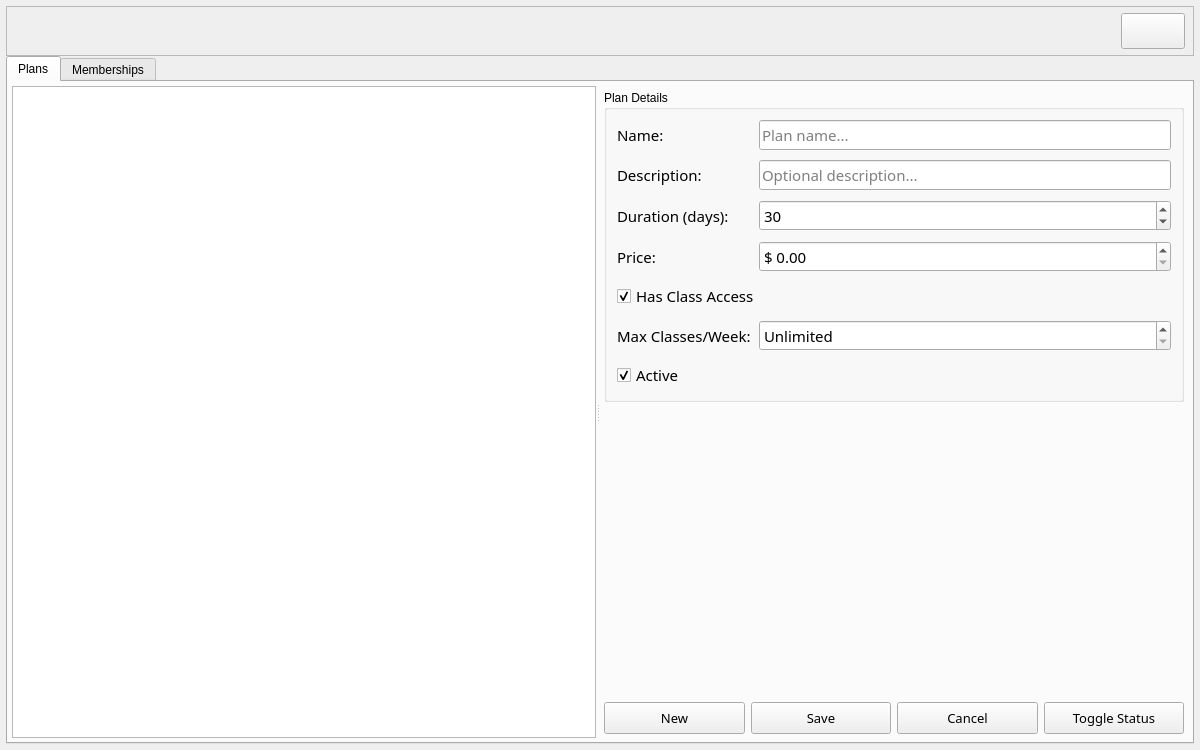
<?xml version="1.0" encoding="UTF-8"?>
<ui version="4.0">
 <class>Form</class>
 <widget class="QWidget" name="Form">
  <property name="geometry">
   <rect>
    <x>0</x>
    <y>0</y>
    <width>1200</width>
    <height>750</height>
   </rect>
  </property>
  <property name="windowTitle">
   <string>Memberships</string>
  </property>
  <layout class="QVBoxLayout" name="verticalLayout_main">
   <property name="spacing">
    <number>0</number>
   </property>
   <property name="leftMargin">
    <number>6</number>
   </property>
   <property name="topMargin">
    <number>6</number>
   </property>
   <property name="rightMargin">
    <number>6</number>
   </property>
   <property name="bottomMargin">
    <number>6</number>
   </property>

   <!-- ================================================================ -->
   <!-- TOP BAR: user info + close button                                -->
   <!-- ================================================================ -->
   <item>
    <widget class="QFrame" name="bar_information">
     <property name="sizePolicy">
      <sizepolicy hsizetype="Preferred" vsizetype="Fixed">
       <horstretch>0</horstretch>
       <verstretch>0</verstretch>
      </sizepolicy>
     </property>
     <property name="minimumSize">
      <size>
       <width>0</width>
       <height>50</height>
      </size>
     </property>
     <property name="maximumSize">
      <size>
       <width>16777215</width>
       <height>50</height>
      </size>
     </property>
     <property name="frameShape">
      <enum>QFrame::StyledPanel</enum>
     </property>
     <property name="frameShadow">
      <enum>QFrame::Raised</enum>
     </property>
     <layout class="QHBoxLayout" name="horizontalLayout_bar">
      <property name="leftMargin">
       <number>8</number>
      </property>
      <property name="topMargin">
       <number>4</number>
      </property>
      <property name="rightMargin">
       <number>8</number>
      </property>
      <property name="bottomMargin">
       <number>4</number>
      </property>
      <item>
       <widget class="QLabel" name="label_user_name">
        <property name="font">
         <font>
          <family>Century Gothic</family>
          <pointsize>12</pointsize>
         </font>
        </property>
        <property name="text">
         <string/>
        </property>
        <property name="alignment">
         <set>Qt::AlignLeading|Qt::AlignLeft|Qt::AlignVCenter</set>
        </property>
       </widget>
      </item>
      <item>
       <widget class="QLabel" name="label_user_role">
        <property name="font">
         <font>
          <family>Century Gothic</family>
          <pointsize>12</pointsize>
         </font>
        </property>
        <property name="text">
         <string/>
        </property>
       </widget>
      </item>
      <item>
       <spacer name="horizontalSpacer_bar">
        <property name="orientation">
         <enum>Qt::Horizontal</enum>
        </property>
        <property name="sizeType">
         <enum>QSizePolicy::Expanding</enum>
        </property>
        <property name="sizeHint" stdset="0">
         <size>
          <width>40</width>
          <height>20</height>
         </size>
        </property>
       </spacer>
      </item>
      <item>
       <widget class="QPushButton" name="btn_close">
        <property name="minimumSize">
         <size>
          <width>64</width>
          <height>36</height>
         </size>
        </property>
        <property name="maximumSize">
         <size>
          <width>64</width>
          <height>36</height>
         </size>
        </property>
        <property name="text">
         <string/>
        </property>
       </widget>
      </item>
     </layout>
    </widget>
   </item>

   <!-- ================================================================ -->
   <!-- MAIN CONTENT: TAB WIDGET                                         -->
   <!-- ================================================================ -->
   <item>
    <widget class="QTabWidget" name="tab_widget">
     <property name="currentIndex">
      <number>0</number>
     </property>

     <!-- ============================================================== -->
     <!-- TAB 1 — PLANS                                                  -->
     <!-- ============================================================== -->
     <widget class="QWidget" name="tab_plans">
      <attribute name="title">
       <string>Plans</string>
      </attribute>
      <layout class="QVBoxLayout" name="verticalLayout_plans_tab">
       <property name="spacing">
        <number>4</number>
       </property>
       <property name="leftMargin">
        <number>4</number>
       </property>
       <property name="topMargin">
        <number>4</number>
       </property>
       <property name="rightMargin">
        <number>4</number>
       </property>
       <property name="bottomMargin">
        <number>4</number>
       </property>
       <item>
        <widget class="QSplitter" name="splitter_plans">
         <property name="orientation">
          <enum>Qt::Horizontal</enum>
         </property>
         <property name="childrenCollapsible">
          <bool>false</bool>
         </property>

         <!-- Left: plans table -->
         <widget class="QTableWidget" name="plans_table">
          <property name="sizePolicy">
           <sizepolicy hsizetype="Expanding" vsizetype="Expanding">
            <horstretch>3</horstretch>
            <verstretch>0</verstretch>
           </sizepolicy>
          </property>
         </widget>

         <!-- Right: plan detail form -->
         <widget class="QWidget" name="widget_plan_form">
          <property name="sizePolicy">
           <sizepolicy hsizetype="Preferred" vsizetype="Preferred">
            <horstretch>2</horstretch>
            <verstretch>0</verstretch>
           </sizepolicy>
          </property>
          <property name="minimumSize">
           <size>
            <width>300</width>
            <height>0</height>
           </size>
          </property>
          <layout class="QVBoxLayout" name="verticalLayout_plan_form">
           <property name="leftMargin">
            <number>4</number>
           </property>
           <property name="topMargin">
            <number>4</number>
           </property>
           <property name="rightMargin">
            <number>4</number>
           </property>
           <property name="bottomMargin">
            <number>4</number>
           </property>

           <!-- Form fields -->
           <item>
            <widget class="QGroupBox" name="groupBox_plan_details">
             <property name="title">
              <string>Plan Details</string>
             </property>
             <layout class="QFormLayout" name="formLayout_plan">
              <property name="leftMargin">
               <number>10</number>
              </property>
              <property name="topMargin">
               <number>10</number>
              </property>
              <property name="rightMargin">
               <number>10</number>
              </property>
              <property name="bottomMargin">
               <number>10</number>
              </property>
              <property name="horizontalSpacing">
               <number>8</number>
              </property>
              <property name="verticalSpacing">
               <number>10</number>
              </property>

              <!-- Name -->
              <item row="0" column="0">
               <widget class="QLabel" name="label_plan_name">
                <property name="font">
                 <font>
                  <family>Century Gothic</family>
                  <pointsize>11</pointsize>
                 </font>
                </property>
                <property name="text">
                 <string>Name:</string>
                </property>
               </widget>
              </item>
              <item row="0" column="1">
               <widget class="QLineEdit" name="input_plan_name">
                <property name="font">
                 <font>
                  <family>Century Gothic</family>
                  <pointsize>11</pointsize>
                 </font>
                </property>
                <property name="placeholderText">
                 <string>Plan name...</string>
                </property>
               </widget>
              </item>

              <!-- Description -->
              <item row="1" column="0">
               <widget class="QLabel" name="label_description">
                <property name="font">
                 <font>
                  <family>Century Gothic</family>
                  <pointsize>11</pointsize>
                 </font>
                </property>
                <property name="text">
                 <string>Description:</string>
                </property>
               </widget>
              </item>
              <item row="1" column="1">
               <widget class="QLineEdit" name="input_description">
                <property name="font">
                 <font>
                  <family>Century Gothic</family>
                  <pointsize>11</pointsize>
                 </font>
                </property>
                <property name="placeholderText">
                 <string>Optional description...</string>
                </property>
               </widget>
              </item>

              <!-- Duration -->
              <item row="2" column="0">
               <widget class="QLabel" name="label_duration">
                <property name="font">
                 <font>
                  <family>Century Gothic</family>
                  <pointsize>11</pointsize>
                 </font>
                </property>
                <property name="text">
                 <string>Duration (days):</string>
                </property>
               </widget>
              </item>
              <item row="2" column="1">
               <widget class="QSpinBox" name="spin_duration_days">
                <property name="font">
                 <font>
                  <family>Century Gothic</family>
                  <pointsize>11</pointsize>
                 </font>
                </property>
                <property name="minimum">
                 <number>1</number>
                </property>
                <property name="maximum">
                 <number>3650</number>
                </property>
                <property name="value">
                 <number>30</number>
                </property>
               </widget>
              </item>

              <!-- Price -->
              <item row="3" column="0">
               <widget class="QLabel" name="label_price">
                <property name="font">
                 <font>
                  <family>Century Gothic</family>
                  <pointsize>11</pointsize>
                 </font>
                </property>
                <property name="text">
                 <string>Price:</string>
                </property>
               </widget>
              </item>
              <item row="3" column="1">
               <widget class="QDoubleSpinBox" name="spin_price">
                <property name="font">
                 <font>
                  <family>Century Gothic</family>
                  <pointsize>11</pointsize>
                 </font>
                </property>
                <property name="prefix">
                 <string>$ </string>
                </property>
                <property name="maximum">
                 <double>99999.99</double>
                </property>
                <property name="singleStep">
                 <double>10.00</double>
                </property>
               </widget>
              </item>

              <!-- Has Class Access -->
              <item row="4" column="0" colspan="2">
               <widget class="QCheckBox" name="check_has_class_access">
                <property name="font">
                 <font>
                  <family>Century Gothic</family>
                  <pointsize>11</pointsize>
                 </font>
                </property>
                <property name="text">
                 <string>Has Class Access</string>
                </property>
                <property name="checked">
                 <bool>true</bool>
                </property>
               </widget>
              </item>

              <!-- Max Classes/Week -->
              <item row="5" column="0">
               <widget class="QLabel" name="label_max_classes">
                <property name="font">
                 <font>
                  <family>Century Gothic</family>
                  <pointsize>11</pointsize>
                 </font>
                </property>
                <property name="text">
                 <string>Max Classes/Week:</string>
                </property>
               </widget>
              </item>
              <item row="5" column="1">
               <widget class="QSpinBox" name="spin_max_classes">
                <property name="font">
                 <font>
                  <family>Century Gothic</family>
                  <pointsize>11</pointsize>
                 </font>
                </property>
                <property name="specialValueText">
                 <string>Unlimited</string>
                </property>
                <property name="minimum">
                 <number>0</number>
                </property>
                <property name="maximum">
                 <number>99</number>
                </property>
               </widget>
              </item>

              <!-- Active -->
              <item row="6" column="0" colspan="2">
               <widget class="QCheckBox" name="check_is_active">
                <property name="font">
                 <font>
                  <family>Century Gothic</family>
                  <pointsize>11</pointsize>
                 </font>
                </property>
                <property name="text">
                 <string>Active</string>
                </property>
                <property name="checked">
                 <bool>true</bool>
                </property>
               </widget>
              </item>

             </layout>
            </widget>
           </item>

           <!-- Vertical spacer -->
           <item>
            <spacer name="verticalSpacer_plan_form">
             <property name="orientation">
              <enum>Qt::Vertical</enum>
             </property>
             <property name="sizeHint" stdset="0">
              <size>
               <width>20</width>
               <height>40</height>
              </size>
             </property>
            </spacer>
           </item>

           <!-- Plan action buttons -->
           <item>
            <layout class="QHBoxLayout" name="horizontalLayout_plan_btns">
             <property name="spacing">
              <number>6</number>
             </property>
             <item>
              <widget class="QPushButton" name="btn_new_plan">
               <property name="minimumSize">
                <size>
                 <width>80</width>
                 <height>32</height>
                </size>
               </property>
               <property name="font">
                <font>
                 <family>Century Gothic</family>
                 <pointsize>10</pointsize>
                </font>
               </property>
               <property name="text">
                <string>New</string>
               </property>
              </widget>
             </item>
             <item>
              <widget class="QPushButton" name="btn_save_plan">
               <property name="minimumSize">
                <size>
                 <width>80</width>
                 <height>32</height>
                </size>
               </property>
               <property name="font">
                <font>
                 <family>Century Gothic</family>
                 <pointsize>10</pointsize>
                </font>
               </property>
               <property name="text">
                <string>Save</string>
               </property>
              </widget>
             </item>
             <item>
              <widget class="QPushButton" name="btn_cancel_plan">
               <property name="minimumSize">
                <size>
                 <width>80</width>
                 <height>32</height>
                </size>
               </property>
               <property name="font">
                <font>
                 <family>Century Gothic</family>
                 <pointsize>10</pointsize>
                </font>
               </property>
               <property name="text">
                <string>Cancel</string>
               </property>
              </widget>
             </item>
             <item>
              <widget class="QPushButton" name="btn_toggle_status">
               <property name="minimumSize">
                <size>
                 <width>120</width>
                 <height>32</height>
                </size>
               </property>
               <property name="font">
                <font>
                 <family>Century Gothic</family>
                 <pointsize>10</pointsize>
                </font>
               </property>
               <property name="text">
                <string>Toggle Status</string>
               </property>
              </widget>
             </item>
            </layout>
           </item>

          </layout>
         </widget>
        </widget>
       </item>
      </layout>
     </widget>

     <!-- ============================================================== -->
     <!-- TAB 2 — MEMBERSHIPS                                            -->
     <!-- ============================================================== -->
     <widget class="QWidget" name="tab_memberships">
      <attribute name="title">
       <string>Memberships</string>
      </attribute>
      <layout class="QVBoxLayout" name="verticalLayout_memberships_tab">
       <property name="spacing">
        <number>4</number>
       </property>
       <property name="leftMargin">
        <number>4</number>
       </property>
       <property name="topMargin">
        <number>4</number>
       </property>
       <property name="rightMargin">
        <number>4</number>
       </property>
       <property name="bottomMargin">
        <number>4</number>
       </property>

       <!-- Filter row -->
       <item>
        <widget class="QGroupBox" name="groupBox_filters">
         <property name="sizePolicy">
          <sizepolicy hsizetype="Preferred" vsizetype="Fixed">
           <horstretch>0</horstretch>
           <verstretch>0</verstretch>
          </sizepolicy>
         </property>
         <property name="title">
          <string/>
         </property>
         <layout class="QHBoxLayout" name="horizontalLayout_filters">
          <property name="leftMargin">
           <number>6</number>
          </property>
          <property name="topMargin">
           <number>4</number>
          </property>
          <property name="rightMargin">
           <number>6</number>
          </property>
          <property name="bottomMargin">
           <number>4</number>
          </property>
          <item>
           <widget class="QLabel" name="label_search_member">
            <property name="font">
             <font>
              <family>Century Gothic</family>
              <pointsize>11</pointsize>
             </font>
            </property>
            <property name="text">
             <string>Member:</string>
            </property>
           </widget>
          </item>
          <item>
           <widget class="QLineEdit" name="input_search_member">
            <property name="sizePolicy">
             <sizepolicy hsizetype="Expanding" vsizetype="Fixed">
              <horstretch>0</horstretch>
              <verstretch>0</verstretch>
             </sizepolicy>
            </property>
            <property name="font">
             <font>
              <family>Century Gothic</family>
              <pointsize>11</pointsize>
             </font>
            </property>
            <property name="placeholderText">
             <string>Code or name...</string>
            </property>
           </widget>
          </item>
          <item>
           <widget class="QLabel" name="label_filter_status">
            <property name="font">
             <font>
              <family>Century Gothic</family>
              <pointsize>11</pointsize>
             </font>
            </property>
            <property name="text">
             <string>Status:</string>
            </property>
           </widget>
          </item>
          <item>
           <widget class="QComboBox" name="combo_status">
            <property name="minimumSize">
             <size>
              <width>110</width>
              <height>0</height>
             </size>
            </property>
            <property name="font">
             <font>
              <family>Century Gothic</family>
              <pointsize>11</pointsize>
             </font>
            </property>
            <item>
             <property name="text">
              <string>All</string>
             </property>
            </item>
            <item>
             <property name="text">
              <string>Active</string>
             </property>
            </item>
            <item>
             <property name="text">
              <string>Suspended</string>
             </property>
            </item>
            <item>
             <property name="text">
              <string>Expired</string>
             </property>
            </item>
            <item>
             <property name="text">
              <string>Cancelled</string>
             </property>
            </item>
           </widget>
          </item>
          <item>
           <widget class="QLabel" name="label_date_from">
            <property name="font">
             <font>
              <family>Century Gothic</family>
              <pointsize>11</pointsize>
             </font>
            </property>
            <property name="text">
             <string>From:</string>
            </property>
           </widget>
          </item>
          <item>
           <widget class="QDateEdit" name="date_from">
            <property name="minimumSize">
             <size>
              <width>120</width>
              <height>0</height>
             </size>
            </property>
            <property name="font">
             <font>
              <family>Century Gothic</family>
              <pointsize>11</pointsize>
             </font>
            </property>
            <property name="displayFormat">
             <string>yyyy-MM-dd</string>
            </property>
            <property name="calendarPopup">
             <bool>true</bool>
            </property>
            <property name="date">
             <date>
              <year>2026</year>
              <month>1</month>
              <day>1</day>
             </date>
            </property>
           </widget>
          </item>
          <item>
           <widget class="QLabel" name="label_date_to">
            <property name="font">
             <font>
              <family>Century Gothic</family>
              <pointsize>11</pointsize>
             </font>
            </property>
            <property name="text">
             <string>To:</string>
            </property>
           </widget>
          </item>
          <item>
           <widget class="QDateEdit" name="date_to">
            <property name="minimumSize">
             <size>
              <width>120</width>
              <height>0</height>
             </size>
            </property>
            <property name="font">
             <font>
              <family>Century Gothic</family>
              <pointsize>11</pointsize>
             </font>
            </property>
            <property name="displayFormat">
             <string>yyyy-MM-dd</string>
            </property>
            <property name="calendarPopup">
             <bool>true</bool>
            </property>
           </widget>
          </item>
          <item>
           <widget class="QLabel" name="label_expiring">
            <property name="font">
             <font>
              <family>Century Gothic</family>
              <pointsize>11</pointsize>
             </font>
            </property>
            <property name="text">
             <string>Expiring:</string>
            </property>
           </widget>
          </item>
          <item>
           <widget class="QComboBox" name="combo_expiring">
            <property name="minimumSize">
             <size>
              <width>100</width>
              <height>0</height>
             </size>
            </property>
            <property name="font">
             <font>
              <family>Century Gothic</family>
              <pointsize>11</pointsize>
             </font>
            </property>
            <item>
             <property name="text">
              <string>All</string>
             </property>
            </item>
            <item>
             <property name="text">
              <string>7 days</string>
             </property>
            </item>
            <item>
             <property name="text">
              <string>15 days</string>
             </property>
            </item>
            <item>
             <property name="text">
              <string>30 days</string>
             </property>
            </item>
           </widget>
          </item>
          <item>
           <widget class="QPushButton" name="btn_filter">
            <property name="minimumSize">
             <size>
              <width>70</width>
              <height>32</height>
             </size>
            </property>
            <property name="font">
             <font>
              <family>Century Gothic</family>
              <pointsize>10</pointsize>
             </font>
            </property>
            <property name="text">
             <string>Filter</string>
            </property>
           </widget>
          </item>
          <item>
           <widget class="QPushButton" name="btn_clear_filters">
            <property name="minimumSize">
             <size>
              <width>70</width>
              <height>32</height>
             </size>
            </property>
            <property name="font">
             <font>
              <family>Century Gothic</family>
              <pointsize>10</pointsize>
             </font>
            </property>
            <property name="text">
             <string>Clear</string>
            </property>
           </widget>
          </item>
         </layout>
        </widget>
       </item>

       <!-- Memberships table -->
       <item>
        <widget class="QTableWidget" name="memberships_table">
         <property name="sizePolicy">
          <sizepolicy hsizetype="Expanding" vsizetype="Expanding">
           <horstretch>0</horstretch>
           <verstretch>1</verstretch>
          </sizepolicy>
         </property>
         <property name="minimumSize">
          <size>
           <width>0</width>
           <height>120</height>
          </size>
         </property>
        </widget>
       </item>

       <!-- Assign membership -->
       <item>
        <widget class="QGroupBox" name="groupBox_assign">
         <property name="sizePolicy">
          <sizepolicy hsizetype="Preferred" vsizetype="Fixed">
           <horstretch>0</horstretch>
           <verstretch>0</verstretch>
          </sizepolicy>
         </property>
         <property name="title">
          <string>Assign Membership</string>
         </property>
         <layout class="QHBoxLayout" name="horizontalLayout_assign">
          <property name="leftMargin">
           <number>6</number>
          </property>
          <property name="topMargin">
           <number>6</number>
          </property>
          <property name="rightMargin">
           <number>6</number>
          </property>
          <property name="bottomMargin">
           <number>6</number>
          </property>
          <item>
           <widget class="QLabel" name="label_assign_member">
            <property name="font">
             <font>
              <family>Century Gothic</family>
              <pointsize>11</pointsize>
             </font>
            </property>
            <property name="text">
             <string>Member:</string>
            </property>
           </widget>
          </item>
          <item>
           <widget class="QLineEdit" name="input_assign_search">
            <property name="sizePolicy">
             <sizepolicy hsizetype="Expanding" vsizetype="Fixed">
              <horstretch>0</horstretch>
              <verstretch>0</verstretch>
             </sizepolicy>
            </property>
            <property name="font">
             <font>
              <family>Century Gothic</family>
              <pointsize>11</pointsize>
             </font>
            </property>
            <property name="placeholderText">
             <string>Code or name...</string>
            </property>
           </widget>
          </item>
          <item>
           <widget class="QLabel" name="label_assign_plan">
            <property name="font">
             <font>
              <family>Century Gothic</family>
              <pointsize>11</pointsize>
             </font>
            </property>
            <property name="text">
             <string>Plan:</string>
            </property>
           </widget>
          </item>
          <item>
           <widget class="QComboBox" name="combo_plan">
            <property name="sizePolicy">
             <sizepolicy hsizetype="Expanding" vsizetype="Fixed">
              <horstretch>0</horstretch>
              <verstretch>0</verstretch>
             </sizepolicy>
            </property>
            <property name="minimumSize">
             <size>
              <width>150</width>
              <height>0</height>
             </size>
            </property>
            <property name="font">
             <font>
              <family>Century Gothic</family>
              <pointsize>11</pointsize>
             </font>
            </property>
           </widget>
          </item>
          <item>
           <widget class="QLabel" name="label_assign_start">
            <property name="font">
             <font>
              <family>Century Gothic</family>
              <pointsize>11</pointsize>
             </font>
            </property>
            <property name="text">
             <string>Start:</string>
            </property>
           </widget>
          </item>
          <item>
           <widget class="QDateEdit" name="date_start">
            <property name="minimumSize">
             <size>
              <width>120</width>
              <height>0</height>
             </size>
            </property>
            <property name="font">
             <font>
              <family>Century Gothic</family>
              <pointsize>11</pointsize>
             </font>
            </property>
            <property name="displayFormat">
             <string>yyyy-MM-dd</string>
            </property>
            <property name="calendarPopup">
             <bool>true</bool>
            </property>
           </widget>
          </item>
          <item>
           <widget class="QLabel" name="label_assign_notes">
            <property name="font">
             <font>
              <family>Century Gothic</family>
              <pointsize>11</pointsize>
             </font>
            </property>
            <property name="text">
             <string>Notes:</string>
            </property>
           </widget>
          </item>
          <item>
           <widget class="QLineEdit" name="input_notes">
            <property name="sizePolicy">
             <sizepolicy hsizetype="Expanding" vsizetype="Fixed">
              <horstretch>0</horstretch>
              <verstretch>0</verstretch>
             </sizepolicy>
            </property>
            <property name="font">
             <font>
              <family>Century Gothic</family>
              <pointsize>11</pointsize>
             </font>
            </property>
            <property name="placeholderText">
             <string>Optional notes...</string>
            </property>
           </widget>
          </item>
          <item>
           <widget class="QPushButton" name="btn_assign">
            <property name="minimumSize">
             <size>
              <width>80</width>
              <height>32</height>
             </size>
            </property>
            <property name="font">
             <font>
              <family>Century Gothic</family>
              <pointsize>10</pointsize>
             </font>
            </property>
            <property name="text">
             <string>Assign</string>
            </property>
           </widget>
          </item>
         </layout>
        </widget>
       </item>

       <!-- Status action buttons -->
       <item>
        <layout class="QHBoxLayout" name="horizontalLayout_status_btns">
         <property name="spacing">
          <number>6</number>
         </property>
         <item>
          <spacer name="horizontalSpacer_status">
           <property name="orientation">
            <enum>Qt::Horizontal</enum>
           </property>
           <property name="sizeHint" stdset="0">
            <size>
             <width>40</width>
             <height>20</height>
            </size>
           </property>
          </spacer>
         </item>
         <item>
          <widget class="QPushButton" name="btn_suspend">
           <property name="minimumSize">
            <size>
             <width>100</width>
             <height>32</height>
            </size>
           </property>
           <property name="font">
            <font>
             <family>Century Gothic</family>
             <pointsize>10</pointsize>
            </font>
           </property>
           <property name="text">
            <string>Suspend</string>
           </property>
          </widget>
         </item>
         <item>
          <widget class="QPushButton" name="btn_cancel_membership">
           <property name="minimumSize">
            <size>
             <width>100</width>
             <height>32</height>
            </size>
           </property>
           <property name="font">
            <font>
             <family>Century Gothic</family>
             <pointsize>10</pointsize>
            </font>
           </property>
           <property name="text">
            <string>Cancel</string>
           </property>
          </widget>
         </item>
         <item>
          <widget class="QPushButton" name="btn_reactivate">
           <property name="minimumSize">
            <size>
             <width>100</width>
             <height>32</height>
            </size>
           </property>
           <property name="font">
            <font>
             <family>Century Gothic</family>
             <pointsize>10</pointsize>
            </font>
           </property>
           <property name="text">
            <string>Reactivate</string>
           </property>
          </widget>
         </item>
        </layout>
       </item>

      </layout>
     </widget>

    </widget>
   </item>
  </layout>
 </widget>
 <tabstops>
  <tabstop>input_plan_name</tabstop>
  <tabstop>input_description</tabstop>
  <tabstop>spin_duration_days</tabstop>
  <tabstop>spin_price</tabstop>
  <tabstop>check_has_class_access</tabstop>
  <tabstop>spin_max_classes</tabstop>
  <tabstop>check_is_active</tabstop>
  <tabstop>btn_new_plan</tabstop>
  <tabstop>btn_save_plan</tabstop>
  <tabstop>btn_cancel_plan</tabstop>
  <tabstop>btn_toggle_status</tabstop>
  <tabstop>input_search_member</tabstop>
  <tabstop>combo_status</tabstop>
  <tabstop>date_from</tabstop>
  <tabstop>date_to</tabstop>
  <tabstop>combo_expiring</tabstop>
  <tabstop>btn_filter</tabstop>
  <tabstop>btn_clear_filters</tabstop>
  <tabstop>input_assign_search</tabstop>
  <tabstop>combo_plan</tabstop>
  <tabstop>date_start</tabstop>
  <tabstop>input_notes</tabstop>
  <tabstop>btn_assign</tabstop>
  <tabstop>btn_suspend</tabstop>
  <tabstop>btn_cancel_membership</tabstop>
  <tabstop>btn_reactivate</tabstop>
 </tabstops>
 <resources/>
 <connections/>
</ui>
